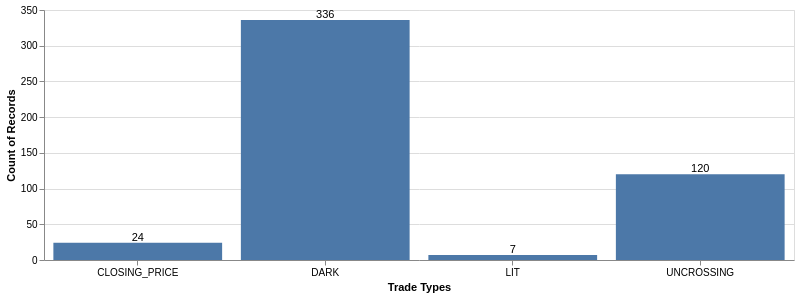
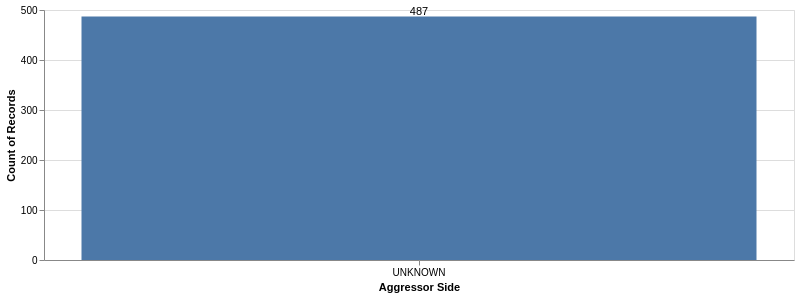

Here is the notebook cell these charts were saved with, in order:
### Code cell
# Ideally, all trade_id's in the LOB would be found in the trades dataset,
# but this does not seem to be the case:
# I take all unique trade_id's in the LOB and I compare them against the trades dataset.
# Interestingly, the relevant trade_ids are associated only aggressor_side = UNKNOWN.
# Changing to from anti to inner join in trade_id_check will return BID and ASK only.
trade_ids_unique = quotes_inc_eu.select(pl.col("trade_id")).unique()

trade_id_check = trades_eu.join(
    trade_ids_unique,
    on="trade_id",
    how="anti"
)

show_histogram(
    df=trade_id_check, 
    column_name="trade_type",
    x_label="Trade Types",
    sort_order="trade_type"
)

show_histogram(
    df=trade_id_check, 
    column_name="aggressor_side",
    x_label="Aggressor Side",
    sort_order="aggressor_side"
)

trade_id_check.collect().sample(10)

### Figure 1 — Vega specification as saved in the notebook (floating-point values rounded to 4 significant figures)
{"$schema": "https://vega.github.io/schema/vega/v6.json", "data": [{"name": "source_0"}, {"name": "source_1"}, {"name": "data_0", "values": [{"__count": 120, "trade_type": "UNCROSSING"}, {"__count": 336, "trade_type": "DARK"}, {"__count": 7, "trade_type": "LIT"}, {"__count": 24, "trade_type": "CLOSING_PRICE"}]}, {"name": "data_1", "values": [{"__count": 120, "trade_type": "UNCROSSING"}, {"__count": 336, "trade_type": "DARK"}, {"__count": 7, "trade_type": "LIT"}, {"__count": 24, "trade_type": "CLOSING_PRICE"}]}, {"name": "source_0_x_domain_trade_type_0", "values": [{"sort_field": "UNCROSSING", "trade_type": "UNCROSSING"}, {"sort_field": "DARK", "trade_type": "DARK"}, {"sort_field": "LIT", "trade_type": "LIT"}, {"sort_field": "CLOSING_PRICE", "trade_type": "CLOSING_PRICE"}]}, {"name": "source_1_x_domain_trade_type_1", "values": [{"sort_field": "UNCROSSING", "trade_type": "UNCROSSING"}, {"sort_field": "DARK", "trade_type": "DARK"}, {"sort_field": "LIT", "trade_type": "LIT"}, {"sort_field": "CLOSING_PRICE", "trade_type": "CLOSING_PRICE"}]}], "marks": [{"type": "rect", "name": "layer_0_marks", "from": {"data": "data_0"}, "encode": {"update": {"fill": {"value": "#4c78a8"}, "width": {"signal": "max(0.25, bandwidth('x'))"}, "x": {"field": "trade_type", "scale": "x"}, "y": {"field": "__count", "scale": "y"}, "y2": {"value": 0, "scale": "y"}}}, "style": ["bar"]}, {"type": "text", "name": "layer_1_marks", "from": {"data": "data_1"}, "encode": {"update": {"fill": {"value": "black"}, "baseline": {"value": "middle"}, "dy": {"value": -5}, "y": {"field": "__count", "scale": "y"}, "text": {"signal": "format(datum[\"__count\"], \"\")"}, "x": {"field": "trade_type", "scale": "x", "band": 0.5}, "align": {"value": "center"}}}, "style": ["text"]}], "scales": [{"name": "x", "type": "band", "domain": {"fields": [{"data": "source_0_x_domain_trade_type_0", "field": "trade_type"}, {"data": "source_1_x_domain_trade_type_1", "field": "trade_type"}], "sort": {"op": "max", "field": "sort_field"}}, "range": [0, {"signal": "width"}], "paddingInner": 0.1, "paddingOuter": 0.05}, {"name": "y", "type": "linear", "domain": {"fields": [{"data": "data_0", "field": "__count"}, {"data": "data_1", "field": "__count"}]}, "range": [{"signal": "height"}, 0], "zero": true, "nice": true}], "axes": [{"scale": "y", "orient": "left", "zindex": 0, "grid": true, "minExtent": 0, "labels": false, "tickCount": {"signal": "ceil(height/40)"}, "gridScale": "x", "domain": false, "aria": false, "maxExtent": 0, "ticks": false}, {"scale": "x", "labelBaseline": "top", "zindex": 0, "labelAngle": 0, "grid": false, "title": "Trade Types", "orient": "bottom"}, {"scale": "y", "orient": "left", "title": "Count of Records", "grid": false, "labelOverlap": true, "tickCount": {"signal": "ceil(height/40)"}, "zindex": 0}], "padding": 5, "background": "white", "style": "cell", "width": 750, "height": 250}

### Figure 2 — Vega specification as saved in the notebook (floating-point values rounded to 4 significant figures)
{"$schema": "https://vega.github.io/schema/vega/v6.json", "data": [{"name": "source_0"}, {"name": "source_1"}, {"name": "data_0", "values": [{"__count": 487, "aggressor_side": "UNKNOWN"}]}, {"name": "data_1", "values": [{"__count": 487, "aggressor_side": "UNKNOWN"}]}, {"name": "source_0_x_domain_aggressor_side_0", "values": [{"aggressor_side": "UNKNOWN", "sort_field": "UNKNOWN"}]}, {"name": "source_1_x_domain_aggressor_side_1", "values": [{"aggressor_side": "UNKNOWN", "sort_field": "UNKNOWN"}]}], "marks": [{"type": "rect", "name": "layer_0_marks", "from": {"data": "data_0"}, "encode": {"update": {"fill": {"value": "#4c78a8"}, "x": {"field": "aggressor_side", "scale": "x"}, "y2": {"value": 0, "scale": "y"}, "width": {"signal": "max(0.25, bandwidth('x'))"}, "y": {"field": "__count", "scale": "y"}}}, "style": ["bar"]}, {"type": "text", "name": "layer_1_marks", "from": {"data": "data_1"}, "encode": {"update": {"x": {"field": "aggressor_side", "scale": "x", "band": 0.5}, "dy": {"value": -5}, "fill": {"value": "black"}, "baseline": {"value": "middle"}, "align": {"value": "center"}, "y": {"field": "__count", "scale": "y"}, "text": {"signal": "format(datum[\"__count\"], \"\")"}}}, "style": ["text"]}], "scales": [{"name": "x", "type": "band", "domain": {"fields": [{"data": "source_0_x_domain_aggressor_side_0", "field": "aggressor_side"}, {"data": "source_1_x_domain_aggressor_side_1", "field": "aggressor_side"}], "sort": {"op": "max", "field": "sort_field"}}, "range": [0, {"signal": "width"}], "paddingInner": 0.1, "paddingOuter": 0.05}, {"name": "y", "type": "linear", "domain": {"fields": [{"data": "data_0", "field": "__count"}, {"data": "data_1", "field": "__count"}]}, "range": [{"signal": "height"}, 0], "zero": true, "nice": true}], "axes": [{"scale": "y", "orient": "left", "zindex": 0, "aria": false, "domain": false, "labels": false, "maxExtent": 0, "grid": true, "gridScale": "x", "minExtent": 0, "ticks": false, "tickCount": {"signal": "ceil(height/40)"}}, {"scale": "x", "grid": false, "labelAngle": 0, "orient": "bottom", "labelBaseline": "top", "zindex": 0, "title": "Aggressor Side"}, {"scale": "y", "grid": false, "title": "Count of Records", "tickCount": {"signal": "ceil(height/40)"}, "orient": "left", "zindex": 0, "labelOverlap": true}], "padding": 5, "style": "cell", "width": 750, "background": "white", "height": 250}
